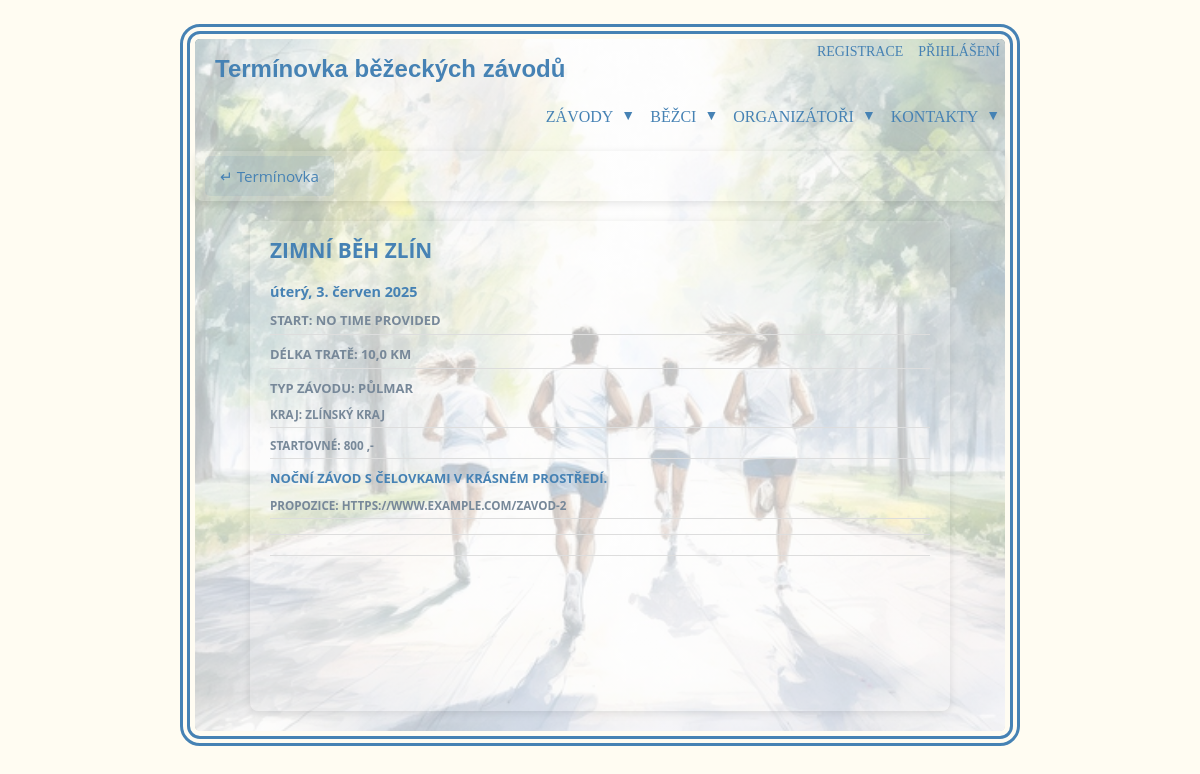
The page /2/ on the database as committed earlier.
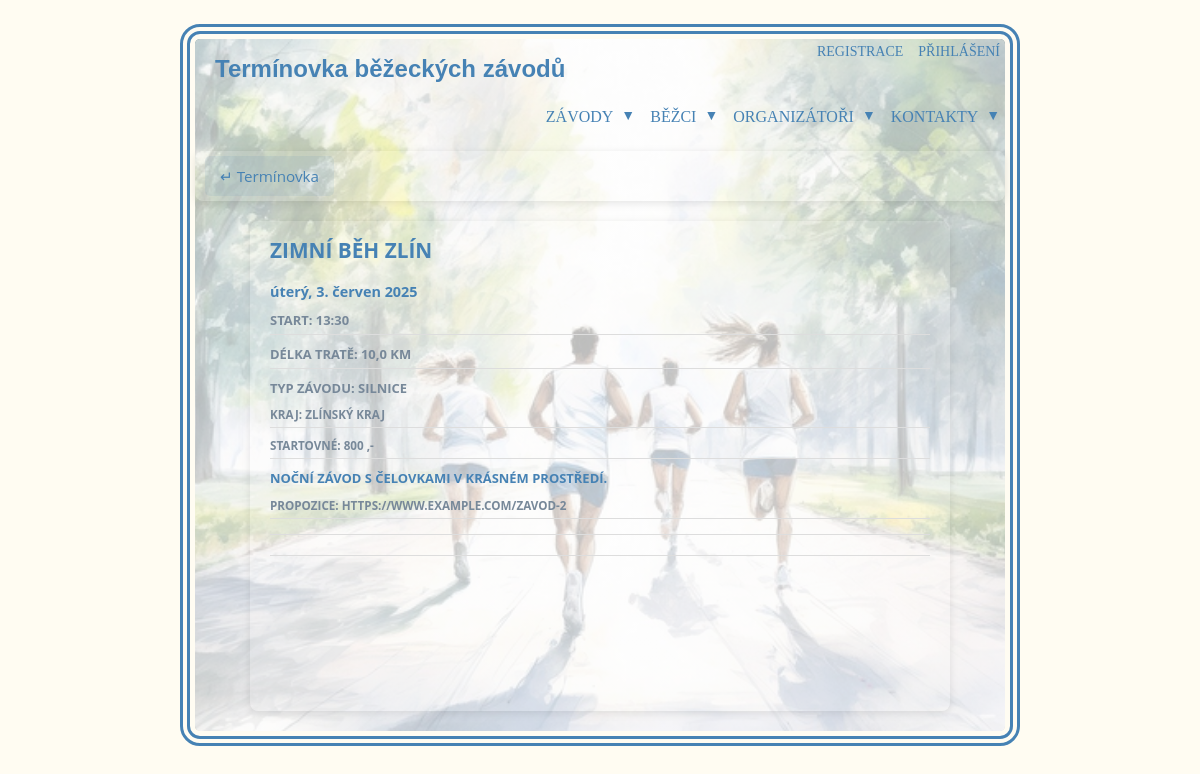
The same page on the database as committed later.
### events/models.py (models this page shows, shortened)
class Event(models.Model):
    date_event = models.DateField(verbose_name='Datum události')
    name_event = models.CharField(max_length=30, verbose_name='Název události')
    description = models.TextField(verbose_name='Popis události')
    start_time = models.TimeField(verbose_name='Čas startu')
    distance = models.IntegerField(verbose_name='Vzdálenost')
    country = models.CharField(max_length=50, verbose_name='Země')
    city = models.CharField(max_length=50, verbose_name='Město')
    region = models.CharField(
        max_length=100,
        choices=[
            ('hlavní město Praha', 'hlavní město Praha'),
            ('Středočeský kraj', 'Středočeský kraj'),
            ('Jihočeský kraj', 'Jihočeský kraj'),
            ('Plzeňský kraj', 'Plzeňský kraj'),
            ('Karlovarský kraj', 'Karlovarský kraj'),
            ('Ústecký kraj', 'Ústecký kraj'),
            ('Liberecký kraj', 'Liberecký kraj'),
            ('Královéhradecký kraj', 'Královéhradecký kraj'),
            ('Pardubický kraj', 'Pardubický kraj'),
            ('Kraj Vysočina', 'Kraj Vysočina'),
            ('Jihomoravský kraj', 'Jihomoravský kraj'),
            ('Olomoucký kraj', 'Olomoucký kraj'),
            ('Moravskoslezský kraj', 'Moravskoslezský kraj'),
            ('Zlínský kraj', 'Zlínský kraj')
        ],
        verbose_name='Kraj'
    )
    typ_race = models.CharField(
        max_length=7,
        choices=[
            ('Silnice', 'Silnice'),
            ('Trail', 'Trail'),
            ('Mix', 'Smíšený')
        ],
        verbose_name='Typ závodu - povrch'
    )
    propozition = models.CharField(max_length=100, null=True, blank=True, verbose_name='Propozice')
    start_fee = models.IntegerField(null=True, blank=True, verbose_name='Startovné')
    organizer = models.ForeignKey(settings.AUTH_USER_MODEL, on_delete=models.CASCADE, limit_choices_to={'role': 'O'})
    class Meta:
        ordering = ['date_event']

### events/views.py (the view)
# urls.py: path('<int:pk>/', EventDetailView.as_view(), name='event_details'),
class EventDetailView(DetailView):
    model = Event
    template_name = 'event_details.html'
    context_object_name = 'event'

### events/templatetags/filters.py (called while the page is built)
@register.filter
def m_2_km(value):
    try:
        return value / 1000
    except (ValueError, TypeError):
        return value

@register.filter   # zobrazit formát času
def format_HHMM(value):
    if value is not None:
        return value.strftime('%H:%M')
    return 'No time provided'

### events/templates/event_details.html
{% extends "base.html" %}
{% load filters %}
{% block content %}
<div class="back-link-bar">
    <a href="{% url 'events_search' %}" class="back-link">↵ Termínovka</a>
</div>
<div class="writing-container_detail">
    <div class="name_event_detail">{{ event.name_event }}</div><br>
    <div class="date_event_detail">{{ event.date_event|date:"l, j. F Y" }}
    <div class="date_event basic_info_detail">Start:  {{event.start_time|format_HHMM}} </div>
    <div class="date_event basic_info_detail">Délka tratě:   {{event.distance|m_2_km}} km</div>
    <div class="date_event basic_info_detail">Typ závodu:   {{event.typ_race}}
    <div class="date_event basic_info_detail">Kraj:  {{event.region}}</div>
    <div class="date_event basic_info_detail">Startovné: {{event.start_fee|floatformat:0}} ,-</div>
    <div class="description_detail">{{ event.description }}</div>
    <div class="date_event basic_info_detail">Propozice: {{ event.propozition }}</div>
</div>
{% endblock %}

Rows that differ between the two databases and show on the page:
changed Event "ZIMNÍ BĚH ZLÍN": start_time "NO TIME PROVIDED" → "13:30"; typ_race "PŮLMAR" → "SILNICE"
